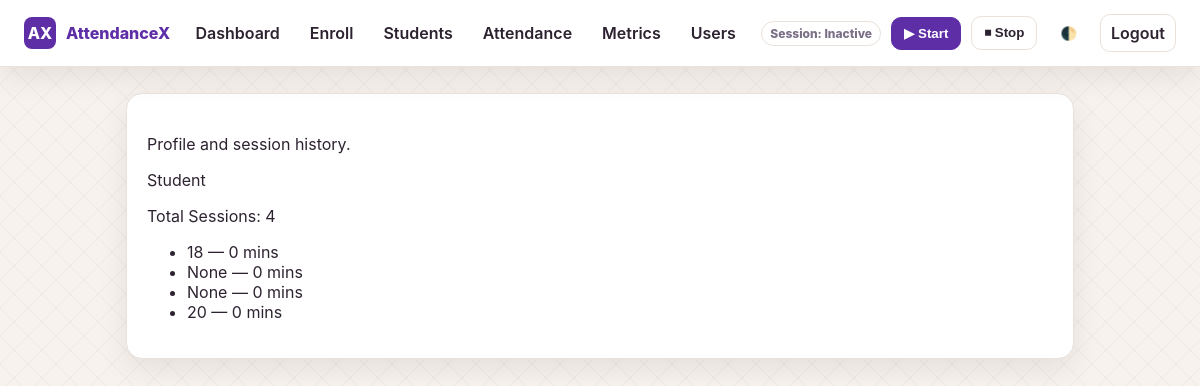
Screenshot of /students/220701251 (0.99) (signed in) with the database file from the repository.
### app/db/models.py (models this page shows)
class AttendanceRecord(Base):
    __tablename__ = "attendance"
    id = Column(Integer, primary_key=True)
    student_id = Column(String, ForeignKey("students.student_id"))
    session_id = Column(String, nullable=True)
    entry_time = Column(DateTime, default=datetime.utcnow)
    exit_time = Column(DateTime, nullable=True)
    duration_sec = Column(Integer, default=0)

### app/routes/student_profile.py (the view)
@router.get("/students/{student_id}")
def student_profile(request: Request, student_id: str):
    require_login(request)
    db = SessionLocal()
    student = db.query(Student).filter_by(student_id=student_id).first()
    records = db.query(AttendanceRecord).filter_by(student_id=student_id).all()
    db.close()
    return templates.TemplateResponse(
        "student_profile.html",
        {"request": request, "student": student, "records": records}
    )

### app/auth/dependencies.py (called while the page is built)
def require_login(request: Request):
    if not request.session.get("user"):
        raise HTTPException(status_code=303, headers={"Location": "/login"})

### app/templates/student_profile.html (shortened to what this page needs)
{% extends "base.html" %}
{% block content %}
<div class="card">
    <div class="page-head">
        <div>
            <p class="page-sub">Profile and session history.</p>
        </div>
        <div class="page-badge">Student</div>
    </div>
    <div class="section">
        <p>Total Sessions: {{ records|length }}</p>
        <ul>
            {% for r in records %}
            <li>{{ r.session_id }} — {{ r.duration_sec//60 }} mins</li>
            {% endfor %}
        </ul>
    </div>
</div>
{% endblock %}

### app/templates/base.html (style rules this page uses)
:root { --bg: #f7f2ee; --card: #ffffff; --text: #2d2230; --muted: #7a6f86; --primary: #5e2ea7; --primary-contrast: #ffffff; --border: #e9e1da; --shadow: 0 10px 30px rgba(0, 0, 0, 0.08); }
* { box-sizing: border-box; }
body { margin: 0; font-family: "Inter", system-ui, -apple-system, Segoe UI, Roboto, Arial, sans-serif; background: linear-gradient(45deg, transparent 48%, rgba(33, 33, 33, 0.04) 49%, rgba(33, 33, 33, 0.04) 51%, transparent 52%), linear-gradient(-45deg, transparent 48%, rgba(33, 33, 33, 0.04) 49%, rgba(33, 33, 33, 0.04) 51%, transparent 52%); background-size: 28px 28px; background-position: 0 0, 14px 14px; background-color: var(--bg); color: var(--text); }
.card { background: var(--card); border: 1px solid var(--border); border-radius: 16px; padding: 20px; box-shadow: var(--shadow); }

### rows the page displays
AttendanceRecord: session_id "18", duration_sec "0"
AttendanceRecord: session_id "None", duration_sec "0"
AttendanceRecord: session_id "None", duration_sec "0"
AttendanceRecord: session_id "20", duration_sec "0"

### other values shown
{{ records|length }} "4"
